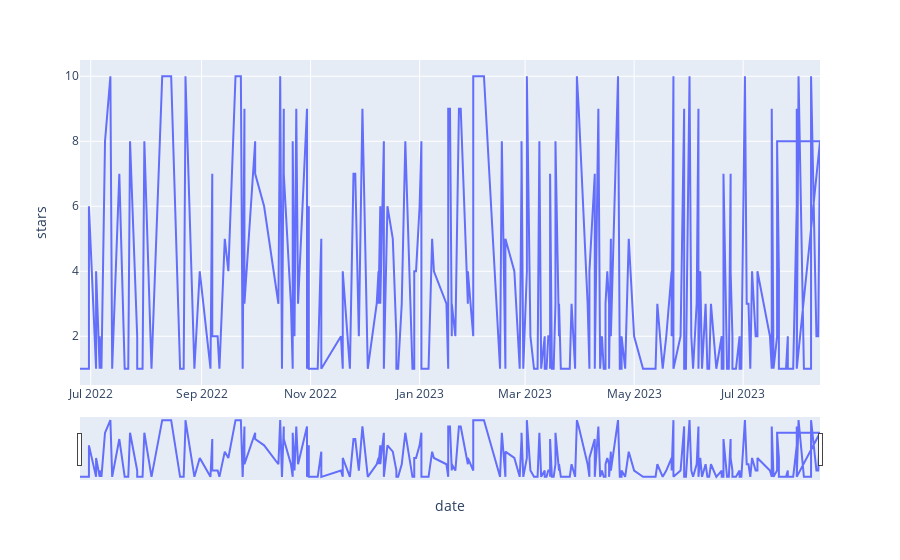

Notebook source saved alongside this figure:
### Code cell
fig = px.line(df, x='date', y="stars")
fig.update_xaxes(rangeslider_visible=True)
fig.show()

### Figure 1 — Plotly figure (JSON) as saved in the notebook; plotly's stock layout.template omitted (floating-point values rounded to 4 significant figures; data arrays with more than 128 entries replaced by an {"elided": "..."} marker saying what was removed)
{"data": [{"hovertemplate": "date=%{x}<br>stars=%{y}<extra></extra>", "legendgroup": "", "line": {"color": "#636efa", "dash": "solid"}, "marker": {"symbol": "circle"}, "mode": "lines", "name": "", "orientation": "v", "showlegend": false, "type": "scatter", "x": {"elided": "370 str values"}, "xaxis": "x", "y": {"elided": "370 int values"}, "yaxis": "y"}], "layout": {"legend": {"tracegroupgap": 0}, "margin": {"t": 60}, "xaxis": {"anchor": "y", "domain": [0, 1], "rangeslider": {"visible": true}, "title": {"text": "date"}}, "yaxis": {"anchor": "x", "domain": [0, 1], "title": {"text": "stars"}}}}
